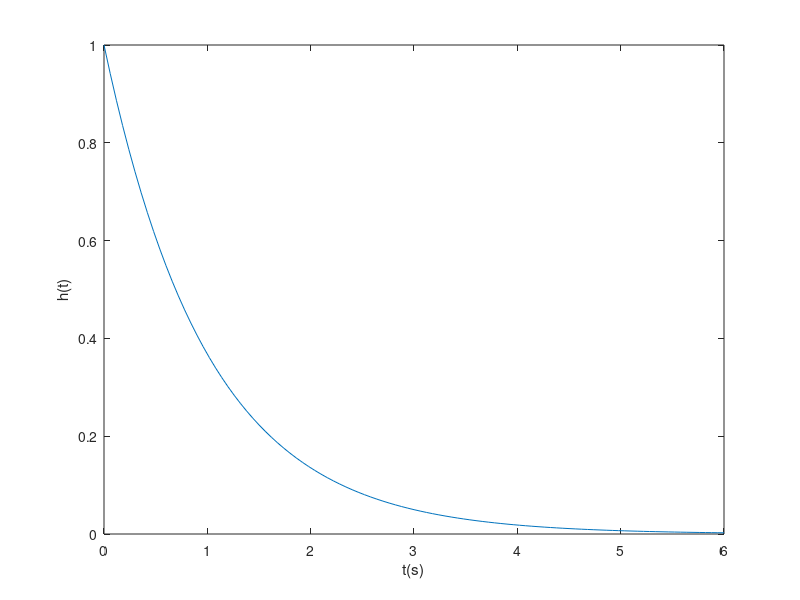

The MATLAB script that drew this image:
% Ex tempo continuo
% sistema resposta impulso h(t)=exp(-t)u(t)
num=1;
den=[1 1];
sys=tf(num,den);
[h,t]=impulse(sys);

figure(1)
set(gca,'FontSize',18)
plot(t,h)
ylabel('h(t)')
xlabel('t(s)')